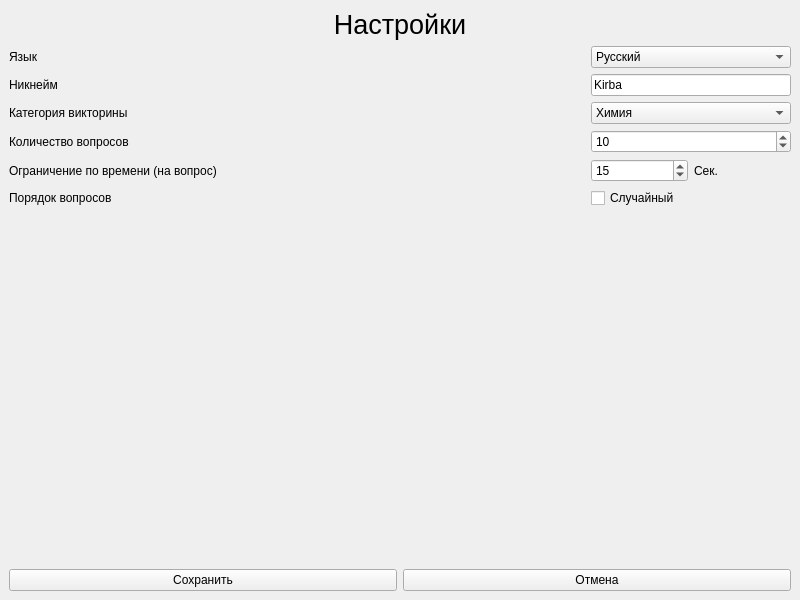
<?xml version="1.0" encoding="UTF-8"?>
<ui version="4.0">
 <class>Settings</class>
 <widget class="QMainWindow" name="Settings">
  <property name="geometry">
   <rect>
    <x>0</x>
    <y>0</y>
    <width>800</width>
    <height>600</height>
   </rect>
  </property>
  <property name="windowTitle">
   <string>MainWindow</string>
  </property>
  <widget class="QWidget" name="centralwidget">
   <layout class="QVBoxLayout" name="verticalLayout">
    <item>
     <layout class="QHBoxLayout" name="horizontalLayout_6">
      <item>
       <widget class="QLabel" name="l_title">
        <property name="font">
         <font>
          <pointsize>20</pointsize>
         </font>
        </property>
        <property name="text">
         <string>Настройки</string>
        </property>
        <property name="alignment">
         <set>Qt::AlignmentFlag::AlignCenter</set>
        </property>
       </widget>
      </item>
     </layout>
    </item>
    <item>
     <layout class="QHBoxLayout" name="horizontalLayout_7">
      <item>
       <widget class="QLabel" name="label_7">
        <property name="text">
         <string>Язык</string>
        </property>
       </widget>
      </item>
      <item>
       <spacer name="horizontalSpacer_5">
        <property name="orientation">
         <enum>Qt::Orientation::Horizontal</enum>
        </property>
        <property name="sizeHint" stdset="0">
         <size>
          <width>40</width>
          <height>20</height>
         </size>
        </property>
       </spacer>
      </item>
      <item>
       <widget class="QComboBox" name="comboBox_2">
        <property name="minimumSize">
         <size>
          <width>200</width>
          <height>0</height>
         </size>
        </property>
        <property name="maximumSize">
         <size>
          <width>200</width>
          <height>16777215</height>
         </size>
        </property>
        <item>
         <property name="text">
          <string>Русский</string>
         </property>
        </item>
        <item>
         <property name="text">
          <string>English</string>
         </property>
        </item>
       </widget>
      </item>
     </layout>
    </item>
    <item>
     <layout class="QHBoxLayout" name="horizontalLayout">
      <item>
       <widget class="QLabel" name="label">
        <property name="text">
         <string>Никнейм</string>
        </property>
       </widget>
      </item>
      <item>
       <spacer name="horizontalSpacer">
        <property name="orientation">
         <enum>Qt::Orientation::Horizontal</enum>
        </property>
        <property name="sizeHint" stdset="0">
         <size>
          <width>40</width>
          <height>20</height>
         </size>
        </property>
       </spacer>
      </item>
      <item>
       <widget class="QLineEdit" name="lineEdit">
        <property name="minimumSize">
         <size>
          <width>200</width>
          <height>0</height>
         </size>
        </property>
        <property name="maximumSize">
         <size>
          <width>200</width>
          <height>16777215</height>
         </size>
        </property>
        <property name="text">
         <string>Kirba</string>
        </property>
        <property name="placeholderText">
         <string>Nickname</string>
        </property>
       </widget>
      </item>
     </layout>
    </item>
    <item>
     <layout class="QHBoxLayout" name="horizontalLayout_2">
      <item>
       <widget class="QLabel" name="label_2">
        <property name="text">
         <string>Категория викторины</string>
        </property>
       </widget>
      </item>
      <item>
       <spacer name="horizontalSpacer_2">
        <property name="orientation">
         <enum>Qt::Orientation::Horizontal</enum>
        </property>
        <property name="sizeHint" stdset="0">
         <size>
          <width>40</width>
          <height>20</height>
         </size>
        </property>
       </spacer>
      </item>
      <item>
       <widget class="QComboBox" name="comboBox">
        <property name="minimumSize">
         <size>
          <width>200</width>
          <height>0</height>
         </size>
        </property>
        <property name="maximumSize">
         <size>
          <width>200</width>
          <height>16777215</height>
         </size>
        </property>
        <item>
         <property name="text">
          <string>Химия</string>
         </property>
        </item>
       </widget>
      </item>
     </layout>
    </item>
    <item>
     <layout class="QHBoxLayout" name="horizontalLayout_3">
      <item>
       <widget class="QLabel" name="label_3">
        <property name="text">
         <string>Количество вопросов</string>
        </property>
       </widget>
      </item>
      <item>
       <spacer name="horizontalSpacer_3">
        <property name="orientation">
         <enum>Qt::Orientation::Horizontal</enum>
        </property>
        <property name="sizeHint" stdset="0">
         <size>
          <width>40</width>
          <height>20</height>
         </size>
        </property>
       </spacer>
      </item>
      <item>
       <widget class="QSpinBox" name="spinBox">
        <property name="minimumSize">
         <size>
          <width>200</width>
          <height>0</height>
         </size>
        </property>
        <property name="maximumSize">
         <size>
          <width>200</width>
          <height>16777215</height>
         </size>
        </property>
        <property name="value">
         <number>10</number>
        </property>
       </widget>
      </item>
     </layout>
    </item>
    <item>
     <layout class="QHBoxLayout" name="horizontalLayout_4">
      <item>
       <widget class="QLabel" name="label_4">
        <property name="text">
         <string>Ограничение по времени (на вопрос)</string>
        </property>
       </widget>
      </item>
      <item>
       <spacer name="horizontalSpacer_4">
        <property name="orientation">
         <enum>Qt::Orientation::Horizontal</enum>
        </property>
        <property name="sizeHint" stdset="0">
         <size>
          <width>40</width>
          <height>20</height>
         </size>
        </property>
       </spacer>
      </item>
      <item>
       <widget class="QSpinBox" name="spinBox_2">
        <property name="minimumSize">
         <size>
          <width>97</width>
          <height>0</height>
         </size>
        </property>
        <property name="maximumSize">
         <size>
          <width>97</width>
          <height>16777215</height>
         </size>
        </property>
        <property name="alignment">
         <set>Qt::AlignmentFlag::AlignLeading|Qt::AlignmentFlag::AlignLeft|Qt::AlignmentFlag::AlignVCenter</set>
        </property>
        <property name="value">
         <number>15</number>
        </property>
       </widget>
      </item>
      <item>
       <widget class="QLabel" name="label_5">
        <property name="minimumSize">
         <size>
          <width>97</width>
          <height>0</height>
         </size>
        </property>
        <property name="maximumSize">
         <size>
          <width>97</width>
          <height>16777215</height>
         </size>
        </property>
        <property name="text">
         <string>Сек.</string>
        </property>
       </widget>
      </item>
     </layout>
    </item>
    <item>
     <layout class="QHBoxLayout" name="horizontalLayout_8">
      <item>
       <widget class="QLabel" name="label_6">
        <property name="text">
         <string>Порядок вопросов</string>
        </property>
       </widget>
      </item>
      <item>
       <spacer name="horizontalSpacer_6">
        <property name="orientation">
         <enum>Qt::Orientation::Horizontal</enum>
        </property>
        <property name="sizeHint" stdset="0">
         <size>
          <width>40</width>
          <height>20</height>
         </size>
        </property>
       </spacer>
      </item>
      <item>
       <widget class="QCheckBox" name="checkBox">
        <property name="minimumSize">
         <size>
          <width>200</width>
          <height>0</height>
         </size>
        </property>
        <property name="maximumSize">
         <size>
          <width>200</width>
          <height>16777215</height>
         </size>
        </property>
        <property name="text">
         <string>Случайный</string>
        </property>
       </widget>
      </item>
     </layout>
    </item>
    <item>
     <spacer name="verticalSpacer">
      <property name="orientation">
       <enum>Qt::Orientation::Vertical</enum>
      </property>
      <property name="sizeHint" stdset="0">
       <size>
        <width>20</width>
        <height>40</height>
       </size>
      </property>
     </spacer>
    </item>
    <item>
     <layout class="QHBoxLayout" name="horizontalLayout_5">
      <item>
       <widget class="QPushButton" name="btn_save">
        <property name="text">
         <string>Сохранить</string>
        </property>
       </widget>
      </item>
      <item>
       <widget class="QPushButton" name="btn_cancel">
        <property name="text">
         <string>Отмена</string>
        </property>
       </widget>
      </item>
     </layout>
    </item>
   </layout>
  </widget>
 </widget>
 <resources/>
 <connections/>
</ui>
